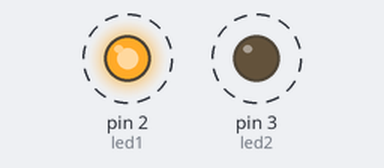
Bench run of a sketch on a simulated Arduino Uno, built with avr-gcc and run on an emulated ATmega328P. Parts: output pins drawn as LEDs (lit = HIGH). Dashed ring = blinking.

Above: at 0.02 s.
Timing chart, 0 to 3.0 s (numbered marks = the images above):
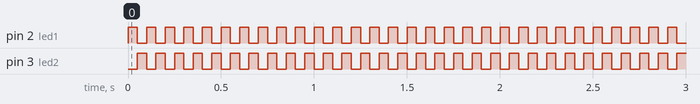

The sketch:

sketch_jan27a.ino
```cpp
//two blinking led
int led1 = 2; int led2 = 3;
void setup() {
  // put your setup code here, to run once:
  pinMode(led1,OUTPUT);
  pinMode(led2,OUTPUT);
}

void loop() {
  // put your main code here, to run repeatedly:
digitalWrite(led1,HIGH);
delay(50);
digitalWrite(led1,LOW);
digitalWrite(led2,HIGH);
delay(50);
digitalWrite(led2,LOW);
}
```

Measured:
- by itself, pin 2 (led1), pin 3 (led2): alternates HIGH for 0.05 s and LOW for 0.05 s
